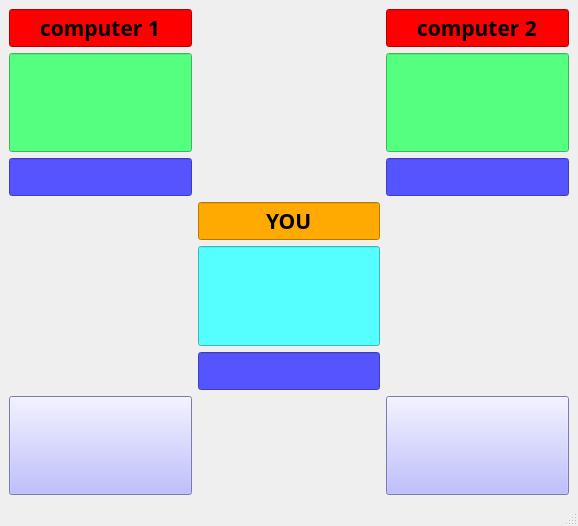
<?xml version="1.0" encoding="UTF-8"?>
<ui version="4.0">
 <class>MainWindow</class>
 <widget class="QMainWindow" name="MainWindow">
  <property name="geometry">
   <rect>
    <x>0</x>
    <y>0</y>
    <width>578</width>
    <height>526</height>
   </rect>
  </property>
  <property name="sizePolicy">
   <sizepolicy hsizetype="Expanding" vsizetype="Expanding">
    <horstretch>0</horstretch>
    <verstretch>0</verstretch>
   </sizepolicy>
  </property>
  <property name="windowTitle">
   <string>Palam_Polom_Pilish</string>
  </property>
  <widget class="QWidget" name="centralwidget">
   <layout class="QGridLayout" name="gridLayout">
    <item row="6" column="1">
     <widget class="QLineEdit" name="btn_user_score">
      <property name="sizePolicy">
       <sizepolicy hsizetype="Expanding" vsizetype="Minimum">
        <horstretch>0</horstretch>
        <verstretch>0</verstretch>
       </sizepolicy>
      </property>
      <property name="font">
       <font>
        <family>Lato Black</family>
        <pointsize>18</pointsize>
        <italic>true</italic>
        <fontweight>Black</fontweight>
       </font>
      </property>
      <property name="styleSheet">
       <string notr="true">background-color: rgb(85, 85, 255);
font: 900 italic 18pt &quot;Lato Black&quot;;</string>
      </property>
      <property name="alignment">
       <set>Qt::AlignCenter</set>
      </property>
     </widget>
    </item>
    <item row="7" column="2">
     <widget class="QPushButton" name="btn_1">
      <property name="sizePolicy">
       <sizepolicy hsizetype="Expanding" vsizetype="Expanding">
        <horstretch>0</horstretch>
        <verstretch>0</verstretch>
       </sizepolicy>
      </property>
      <property name="font">
       <font>
        <family>Times New Roman</family>
        <pointsize>36</pointsize>
       </font>
      </property>
      <property name="styleSheet">
       <string notr="true">background-color: rgb(170, 170, 255);</string>
      </property>
      <property name="text">
       <string/>
      </property>
     </widget>
    </item>
    <item row="3" column="2">
     <widget class="QLineEdit" name="btn_com2_score">
      <property name="sizePolicy">
       <sizepolicy hsizetype="Expanding" vsizetype="Minimum">
        <horstretch>0</horstretch>
        <verstretch>0</verstretch>
       </sizepolicy>
      </property>
      <property name="font">
       <font>
        <family>Lato Black</family>
        <pointsize>18</pointsize>
        <italic>true</italic>
        <fontweight>Black</fontweight>
       </font>
      </property>
      <property name="styleSheet">
       <string notr="true">background-color: rgb(85, 85, 255);
font: 900 italic 18pt &quot;Lato Black&quot;;</string>
      </property>
      <property name="alignment">
       <set>Qt::AlignCenter</set>
      </property>
     </widget>
    </item>
    <item row="0" column="0">
     <widget class="QLineEdit" name="lineEdit_5">
      <property name="sizePolicy">
       <sizepolicy hsizetype="Expanding" vsizetype="Minimum">
        <horstretch>0</horstretch>
        <verstretch>0</verstretch>
       </sizepolicy>
      </property>
      <property name="font">
       <font>
        <family>Roya</family>
        <pointsize>16</pointsize>
        <italic>false</italic>
        <bold>true</bold>
       </font>
      </property>
      <property name="styleSheet">
       <string notr="true">
font: 700 16pt &quot;Roya&quot;;
background-color: rgb(255, 0, 0);</string>
      </property>
      <property name="text">
       <string>computer 1</string>
      </property>
      <property name="alignment">
       <set>Qt::AlignCenter</set>
      </property>
     </widget>
    </item>
    <item row="0" column="2">
     <widget class="QLineEdit" name="lineEdit_3">
      <property name="sizePolicy">
       <sizepolicy hsizetype="Expanding" vsizetype="Minimum">
        <horstretch>0</horstretch>
        <verstretch>0</verstretch>
       </sizepolicy>
      </property>
      <property name="font">
       <font>
        <family>Roya</family>
        <pointsize>16</pointsize>
        <italic>false</italic>
        <bold>true</bold>
       </font>
      </property>
      <property name="styleSheet">
       <string notr="true">
font: 700 16pt &quot;Roya&quot;;
background-color: rgb(255, 0, 0);</string>
      </property>
      <property name="text">
       <string>computer 2</string>
      </property>
      <property name="alignment">
       <set>Qt::AlignCenter</set>
      </property>
     </widget>
    </item>
    <item row="5" column="1">
     <widget class="QLineEdit" name="btn_user">
      <property name="sizePolicy">
       <sizepolicy hsizetype="Expanding" vsizetype="Expanding">
        <horstretch>0</horstretch>
        <verstretch>0</verstretch>
       </sizepolicy>
      </property>
      <property name="font">
       <font>
        <family>Times New Roman</family>
        <pointsize>36</pointsize>
        <bold>false</bold>
       </font>
      </property>
      <property name="styleSheet">
       <string notr="true">background-color: rgb(85, 255, 255);</string>
      </property>
      <property name="alignment">
       <set>Qt::AlignCenter</set>
      </property>
     </widget>
    </item>
    <item row="4" column="1">
     <widget class="QLineEdit" name="lineEdit_2">
      <property name="sizePolicy">
       <sizepolicy hsizetype="Expanding" vsizetype="Minimum">
        <horstretch>0</horstretch>
        <verstretch>0</verstretch>
       </sizepolicy>
      </property>
      <property name="font">
       <font>
        <family>Roya</family>
        <pointsize>16</pointsize>
        <italic>false</italic>
        <bold>true</bold>
       </font>
      </property>
      <property name="styleSheet">
       <string notr="true">
font: 700 16pt &quot;Roya&quot;;
background-color: rgb(255, 170, 0);</string>
      </property>
      <property name="text">
       <string>YOU</string>
      </property>
      <property name="alignment">
       <set>Qt::AlignCenter</set>
      </property>
     </widget>
    </item>
    <item row="7" column="0">
     <widget class="QPushButton" name="btn_0">
      <property name="sizePolicy">
       <sizepolicy hsizetype="Expanding" vsizetype="Expanding">
        <horstretch>0</horstretch>
        <verstretch>0</verstretch>
       </sizepolicy>
      </property>
      <property name="font">
       <font>
        <family>Times New Roman</family>
        <pointsize>36</pointsize>
       </font>
      </property>
      <property name="styleSheet">
       <string notr="true">background-color: rgb(170, 170, 255);</string>
      </property>
      <property name="text">
       <string/>
      </property>
     </widget>
    </item>
    <item row="3" column="0">
     <widget class="QLineEdit" name="btn_com1_score">
      <property name="sizePolicy">
       <sizepolicy hsizetype="Expanding" vsizetype="Minimum">
        <horstretch>0</horstretch>
        <verstretch>0</verstretch>
       </sizepolicy>
      </property>
      <property name="font">
       <font>
        <family>Lato Black</family>
        <pointsize>18</pointsize>
        <italic>true</italic>
        <fontweight>Black</fontweight>
       </font>
      </property>
      <property name="styleSheet">
       <string notr="true">background-color: rgb(85, 85, 255);
font: 900 italic 18pt &quot;Lato Black&quot;;</string>
      </property>
      <property name="alignment">
       <set>Qt::AlignCenter</set>
      </property>
     </widget>
    </item>
    <item row="1" column="2">
     <widget class="QLineEdit" name="btn_com2">
      <property name="sizePolicy">
       <sizepolicy hsizetype="Expanding" vsizetype="Expanding">
        <horstretch>0</horstretch>
        <verstretch>0</verstretch>
       </sizepolicy>
      </property>
      <property name="font">
       <font>
        <family>Times New Roman</family>
        <pointsize>36</pointsize>
        <bold>false</bold>
       </font>
      </property>
      <property name="styleSheet">
       <string notr="true">background-color: rgb(85, 255, 127);</string>
      </property>
      <property name="alignment">
       <set>Qt::AlignCenter</set>
      </property>
     </widget>
    </item>
    <item row="1" column="0">
     <widget class="QLineEdit" name="btn_com1">
      <property name="sizePolicy">
       <sizepolicy hsizetype="Expanding" vsizetype="Expanding">
        <horstretch>0</horstretch>
        <verstretch>0</verstretch>
       </sizepolicy>
      </property>
      <property name="font">
       <font>
        <family>Times New Roman</family>
        <pointsize>36</pointsize>
        <bold>false</bold>
       </font>
      </property>
      <property name="styleSheet">
       <string notr="true">background-color: rgb(85, 255, 127);</string>
      </property>
      <property name="alignment">
       <set>Qt::AlignCenter</set>
      </property>
     </widget>
    </item>
   </layout>
  </widget>
  <widget class="QMenuBar" name="menubar">
   <property name="geometry">
    <rect>
     <x>0</x>
     <y>0</y>
     <width>578</width>
     <height>22</height>
    </rect>
   </property>
  </widget>
  <widget class="QStatusBar" name="statusbar"/>
 </widget>
 <resources/>
 <connections/>
</ui>
